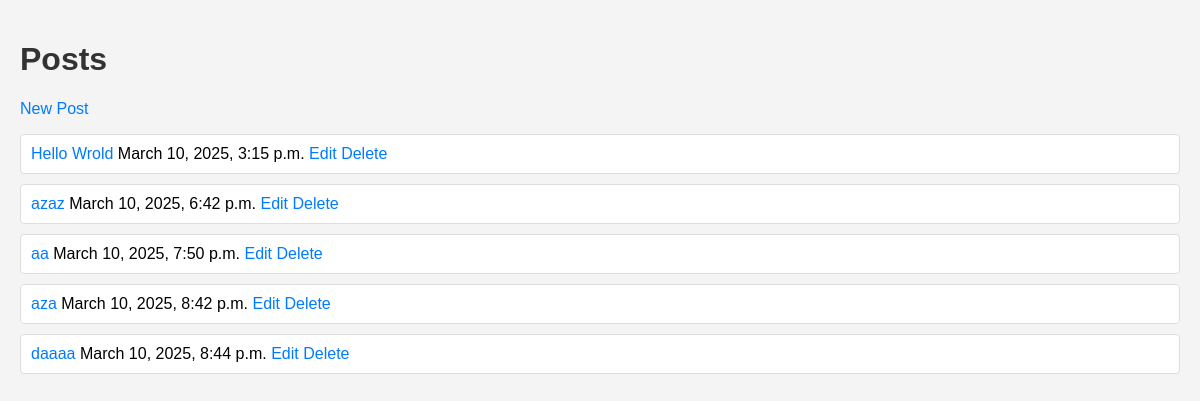
The page / on the database its author committed.
### posts/models.py (models this page shows, shortened)
class Post(models.Model):
    title = models.CharField(max_length=200)
    content = models.TextField()
    created_at = models.DateTimeField(auto_now_add=True)
    created_by = models.CharField(max_length=50)

### posts/views.py (the view)
# urls.py: path('', views.post_list, name='post_list'),
def post_list(request):
    posts = Post.objects.all()
    return render(request, 'post_list.html', {'posts': posts})

### posts/templates/post_list.html (shortened to what this page needs)
{% load static %}
<!DOCTYPE html>
<html lang="en">
<head>
    <link rel="stylesheet" href="{% static 'css/styles.css' %}">
</head>
<body>
    <h1>Posts</h1>
    <a href="{% url 'post_new' %}">New Post</a>
    {% if posts %}
    <ul>
        {% for post in posts %}
            <li>
                <a href="{% url 'post_detail' pk=post.pk %}">{{ post.title }}</a>
                <span>{{ post.created_at }}</span>
                <a href="{% url 'post_edit' pk=post.pk %}">Edit</a>
                <a href="{% url 'post_delete' pk=post.pk %}">Delete</a>
            </li>
        {% endfor %}
    </ul>
    {% else %}
        <p>No polls are available.</p>
    {% endif %}
</body>
</html>

### posts/static/css/styles.css (style rules this page uses)
body { font-family: Arial, sans-serif; background-color: #f4f4f4; margin: 0; padding: 20px; }
h1 { color: #333; }
a { color: #007BFF; text-decoration: none; }
ul { list-style-type: none; padding: 0; }
li { background: #fff; margin: 10px 0; padding: 10px; border: 1px solid #ddd; border-radius: 4px; }

### rows shown on the page
Post: title "Hello Wrold", created_at "March 10, 2025, 3:15 p.m."
Post: title "azaz", created_at "March 10, 2025, 6:42 p.m."
Post: title "aa", created_at "March 10, 2025, 7:50 p.m."
Post: title "aza", created_at "March 10, 2025, 8:42 p.m."
Post: title "daaaa", created_at "March 10, 2025, 8:44 p.m."
